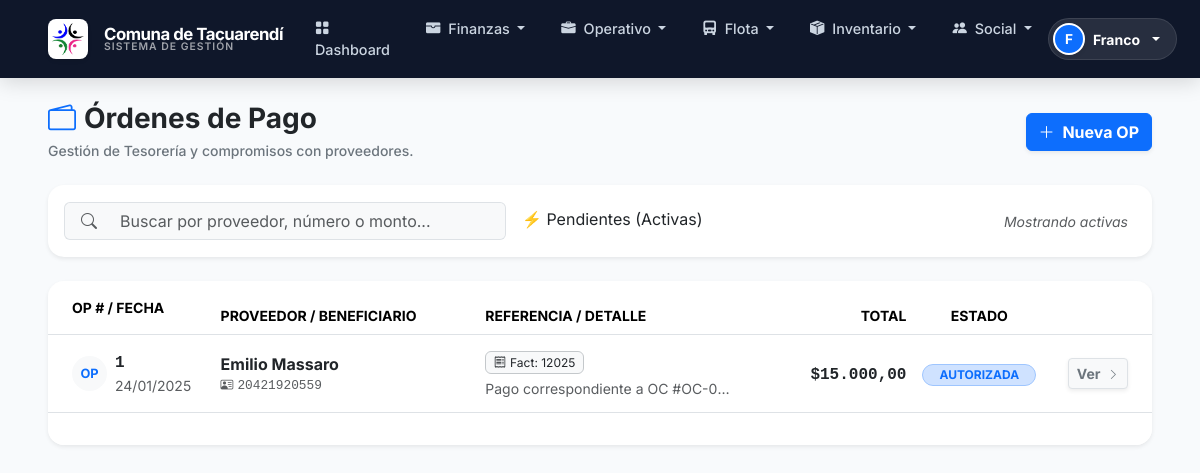
The app's page /ordenes-pago/ (signed in) with its own data.
### finanzas/models.py (models this page shows, shortened)
class OrdenPago(models.Model):
    ESTADO_BORRADOR = "BORRADOR"
    ESTADO_AUTORIZADA = "AUTORIZADA"
    ESTADO_PAGADA = "PAGADA"
    ESTADO_ANULADA = "ANULADA"
    ESTADO_CHOICES = [
        (ESTADO_BORRADOR, "Borrador"),
        (ESTADO_AUTORIZADA, "Autorizada"),
        (ESTADO_PAGADA, "Pagada"),
        (ESTADO_ANULADA, "Anulada"),
    ]
    numero = models.CharField(max_length=30, blank=True)
    fecha_orden = models.DateField()
    estado = models.CharField(max_length=15, choices=ESTADO_CHOICES, default=ESTADO_BORRADOR, db_index=True)
    proveedor = models.ForeignKey('Proveedor', on_delete=models.SET_NULL, null=True, blank=True)
    proveedor_nombre = models.CharField(max_length=200, blank=True)
    proveedor_cuit = models.CharField(max_length=20, blank=True)
    area = models.ForeignKey('Area', on_delete=models.SET_NULL, null=True, blank=True)
    condicion_pago = models.CharField(max_length=20, blank=True) # Contado, Cheque, Transferencia
    medio_pago_previsto = models.CharField(max_length=20, blank=True)
    observaciones = models.TextField(blank=True)
    factura_tipo = models.CharField(max_length=10, blank=True)
    factura_numero = models.CharField(max_length=50, blank=True)
    factura_fecha = models.DateField(null=True, blank=True)
    factura_monto = models.DecimalField(max_digits=14, decimal_places=2, null=True, blank=True)
    creado_por = models.ForeignKey(settings.AUTH_USER_MODEL, on_delete=models.SET_NULL, null=True)
    fecha_creacion = models.DateTimeField(auto_now_add=True)
    class Meta:
        verbose_name = "Orden de pago"
        verbose_name_plural = "Órdenes de pago"
        ordering = ["-fecha_orden", "-id"]
    @property
    def total_monto(self):
        return self.lineas.aggregate(Sum("monto"))["monto__sum"] or 0

class Proveedor(models.Model):
    nombre = models.CharField(max_length=200)
    cuit = models.CharField(max_length=20, blank=True, db_index=True)
    direccion = models.CharField(max_length=255, blank=True)
    telefono = models.CharField(max_length=50, blank=True)
    email = models.EmailField(blank=True)
    rubro = models.CharField(max_length=100, blank=True, null=True, help_text="Ej: Ferretería, Combustible")
    cbu = models.CharField(max_length=100, blank=True, null=True, verbose_name="CBU/CVU")
    alias = models.CharField(max_length=100, blank=True, null=True, verbose_name="Alias Bancario")
    activo = models.BooleanField(default=True)
    class Meta:
        verbose_name = "Proveedor"
        verbose_name_plural = "Proveedores"

### finanzas/views.py (the view, shortened to what this page needs)
# urls.py: path("ordenes-pago/", views.OrdenPagoListView.as_view(), name="orden_pago_list"),
class OrdenPagoListView(OrdenPagoAccessMixin, ListView):
    model = OrdenPago
    template_name = "finanzas/orden_pago_list.html"
    context_object_name = "ordenes"
    paginate_by = 25
    def get_queryset(self):
        qs = super().get_queryset().select_related("proveedor", "area")
        estado = self.request.GET.get("estado")
        q = (self.request.GET.get("q") or "").strip()
        if estado == "TODAS":
            pass # No filtramos nada
        elif estado:
            qs = qs.filter(estado=estado)
        else:
            qs = qs.exclude(estado__in=[OrdenPago.ESTADO_PAGADA, OrdenPago.ESTADO_ANULADA])
        return qs.order_by("-fecha_orden", "-id")

### finanzas/templates/finanzas/orden_pago_list.html (shortened to what this page needs)
{% extends "finanzas/base.html" %}
{% load humanize %}
{% load static %}
{% block content %}
<div class="d-flex flex-column flex-md-row justify-content-between align-items-center mb-4 gap-3 animate-fade-in">
    <div>
        <h1 class="h3 mb-1 fw-bold text-dark">
            <i class="bi bi-wallet2 me-2 text-primary"></i>Órdenes de Pago
        </h1>
        <p class="text-secondary mb-0 small fw-medium">Gestión de Tesorería y compromisos con proveedores.</p>
    </div>
    {% if rol_staff_finanzas or rol_operador_finanzas %}
    <a href="{% url 'finanzas:orden_pago_create' %}" class="btn btn-primary shadow-sm hover-lift fw-bold">
        <i class="bi bi-plus-lg me-1"></i> Nueva OP
    </a>
    {% endif %}
</div>
<div class="card border-0 shadow-sm mb-4 rounded-4 overflow-hidden">
    <div class="card-body p-3">
        <form method="get" class="row g-2 align-items-center">
            <div class="col-12 col-md-5">
                <div class="input-group">
                    <span class="input-group-text bg-light border-end-0 text-muted ps-3"><i class="bi bi-search"></i></span>
                    <input type="text" name="q" class="form-control border-start-0 bg-light" placeholder="Buscar por proveedor, número o monto..." value="{{ request.GET.q }}">
                </div>
            </div>
            <div class="col-6 col-md-3">
            </div>
            <div class="col-6 col-md-4 text-end">
                {% if request.GET.q or request.GET.estado %}
                    <a href="{% url 'finanzas:orden_pago_list' %}" class="btn btn-sm btn-outline-secondary rounded-pill px-3">
                        <i class="bi bi-x-lg me-1"></i>Limpiar Filtros
                    </a>
                {% else %}
                    <span class="text-muted small fst-italic me-2">Mostrando activas</span>
                {% endif %}
            </div>
        </form>
    </div>
</div>
<div class="card border-0 shadow-sm rounded-4 overflow-hidden">
    <div class="table-responsive">
        <table class="table table-hover align-middle mb-0">
            <thead class="bg-light small text-uppercase text-secondary fw-bold">
                <tr>
                    <th class="ps-4 py-3" style="width: 15%;">OP # / Fecha</th>
                    <th style="width: 25%;">Proveedor / Beneficiario</th>
                    <th style="width: 25%;">Referencia / Detalle</th>
                    <th class="text-end" style="width: 15%;">Total</th>
                    <th style="width: 10%;" class="text-center">Estado</th>
                    <th class="text-end pe-4" style="width: 10%;"></th>
                </tr>
            </thead>
            <tbody>
                {% for op in ordenes %}
                <tr class="position-relative">
                    <td class="ps-4 py-3">
                        <div class="d-flex align-items-center">
                            <div class="rounded-circle bg-light d-flex align-items-center justify-content-center me-2 text-primary fw-bold" style="width: 35px; height: 35px; font-size: 0.8rem;">
                                OP
                            </div>
                            <div>
                                <div class="fw-bold text-dark font-monospace">{{ op.numero|default:op.id }}</div>
                                <div class="small text-muted">{{ op.fecha_orden|date:"d/m/Y" }}</div>
                            </div>
                        </div>
                    </td>
                    <td>
                        <div class="fw-bold text-dark">{{ op.proveedor.nombre|default:op.proveedor_nombre }}</div>
                        {% if op.proveedor.cuit or op.proveedor_cuit %}
                            <div class="small text-muted font-monospace" style="font-size: 0.8rem;">
                                <i class="bi bi-person-vcard me-1"></i>{{ op.proveedor.cuit|default:op.proveedor_cuit }}
                            </div>
                        {% endif %}
                    </td>
                    <td>
                        {% if op.factura_numero %}
                            <div class="badge bg-light text-dark border border-secondary-subtle fw-normal mb-1">
                                <i class="bi bi-receipt me-1"></i>Fact: {{ op.factura_numero }}
                            </div>
                        {% endif %}
                        <div class="small text-muted text-truncate" style="max-width: 250px;">
                            {{ op.lineas.first.descripcion|default:op.observaciones|default:"Sin detalle" }}
                        </div>
                    </td>
                    <td class="text-end">
                        {% if op.estado == 'ANULADA' %}
                            <span class="text-decoration-line-through text-muted small">${{ op.total_monto|intcomma }}</span>
                        {% else %}
                            <span class="fw-bold text-dark fs-6 font-monospace">
                                {% if op.total_monto > 0 %}
                                    ${{ op.total_monto|intcomma }}
                                {% else %}
                                    ${{ op.factura_monto|default:0|intcomma }}
                                {% endif %}
                            </span>
                        {% endif %}
                    </td>
                    <td class="text-center">
                        {% if op.estado == 'PAGADA' %}
                            <span class="badge bg-success-subtle text-success border border-success-subtle rounded-pill px-3">PAGADA</span>
                        {% elif op.estado == 'ANULADA' %}
                            <span class="badge bg-danger-subtle text-danger border border-danger-subtle rounded-pill px-3">ANULADA</span>
                        {% elif op.estado == 'AUTORIZADA' %}
                            <span class="badge bg-primary-subtle text-primary border border-primary-subtle rounded-pill px-3">AUTORIZADA</span>
                        {% else %}
                            <span class="badge bg-secondary-subtle text-secondary border border-secondary-subtle rounded-pill px-3">BORRADOR</span>
                        {% endif %}
                    </td>
                    <td class="text-end pe-4">
                        <a href="{% url 'finanzas:orden_pago_detail' op.pk %}" class="btn btn-sm btn-light border shadow-sm hover-lift fw-bold text-secondary">
                            Ver <i class="bi bi-chevron-right ms-1" style="font-size: 0.7rem;"></i>
                        </a>
                    </td>
                </tr>
                {% endfor %}
            </tbody>
        </table>
    </div>
    <div class="card-footer bg-white border-top-0 py-3">
    </div>
</div>
{% endblock %}

### finanzas/templates/finanzas/base.html (shortened to what this page needs)
{% load static %}
{% load humanize %}
<!doctype html>
<html lang="es" data-bs-theme="light">
  <head>
    <link href="https://cdn.jsdelivr.net/npm/bootstrap@5.3.3/dist/css/bootstrap.min.css" rel="stylesheet">
    <link rel="stylesheet" href="https://cdn.jsdelivr.net/npm/bootstrap-icons@1.11.3/font/bootstrap-icons.min.css">
    <link href="https://cdn.jsdelivr.net/npm/select2@4.1.0-rc.0/dist/css/select2.min.css" rel="stylesheet" />
    <link rel="stylesheet" href="https://cdn.jsdelivr.net/npm/select2-bootstrap-5-theme@1.3.0/dist/select2-bootstrap-5-theme.min.css" />
    <link href="https://cdn.jsdelivr.net/npm/sweetalert2@11/dist/sweetalert2.min.css" rel="stylesheet">
  </head>
  <body>
    <nav class="navbar navbar-expand-lg navbar-dark navbar-glass sticky-top">
      <div class="container-fluid px-lg-5">
        <a class="navbar-brand d-flex align-items-center gap-3" href="{% url 'finanzas:home' %}">
            <div class="logo-box shadow-sm">
                <img src="{% static 'finanzas/img/logo-comuna.png' %}" onerror="this.style.display='none'" alt="Logo" class="logo-img">
            </div>
            <div class="d-flex flex-column lh-1">
                <span style="font-size: 1.05rem;">Comuna de Tacuarendí</span>
                <span class="brand-subtitle">Sistema de Gestión</span>
            </div>
        </a>
        <div class="collapse navbar-collapse" id="mainNav">
          {% if request.user.is_authenticated %}
            <ul class="navbar-nav mx-auto mb-2 mb-lg-0 gap-1 pt-2 pt-lg-0">
              <li class="nav-item">
                <a class="nav-link" href="{% url 'finanzas:dashboard' %}">
                    <i class="bi bi-grid-fill me-1"></i> Dashboard
                </a>
              </li>
              {% if es_operador_finanzas or es_staff_finanzas or es_admin_sistema or es_operador_social %}
              <li class="nav-item dropdown">
                <a class="nav-link dropdown-toggle" href="#" data-bs-toggle="dropdown">
                    <i class="bi bi-wallet-fill me-1"></i> Finanzas
                </a>
              </li>
              {% endif %}
              {% if es_operador_finanzas or es_operador_social or es_admin_sistema %}
              <li class="nav-item dropdown">
                <a class="nav-link dropdown-toggle" href="#" data-bs-toggle="dropdown">
                    <i class="bi bi-briefcase-fill me-1"></i> Operativo
                </a>
              </li>
              {% endif %}
              {% if es_operador_finanzas or es_operador_social or es_admin_sistema %}
              <li class="nav-item dropdown">
                <a class="nav-link dropdown-toggle" href="#" data-bs-toggle="dropdown">
                    <i class="bi bi-truck-front-fill me-1"></i> Flota
                </a>
              </li>
              {% endif %}
              {% if es_operador_finanzas or es_admin_sistema or es_operador_social %}
              <li class="nav-item dropdown">
                <a class="nav-link dropdown-toggle" href="#" data-bs-toggle="dropdown">
                    <i class="bi bi-box-seam-fill me-1"></i> Inventario
                </a>
              </li>
              {% endif %}
              <li class="nav-item dropdown">
                 <a class="nav-link dropdown-toggle" href="#" data-bs-toggle="dropdown">
                    <i class="bi bi-people-fill me-1"></i> Social
                </a>
              </li>
            </ul>
            <div class="d-flex align-items-center gap-3 pt-3 pt-lg-0">
                <div class="dropdown">
                    <a href="#" class="d-flex align-items-center gap-2 text-decoration-none dropdown-toggle p-1 rounded-pill bg-white bg-opacity-10 pe-3 text-white border border-white border-opacity-10 hover-lift" data-bs-toggle="dropdown">
                        <div class="bg-primary text-white rounded-circle d-flex align-items-center justify-content-center fw-bold shadow-sm border border-2 border-white" style="width: 32px; height: 32px; font-size: 0.85rem;">
                            {{ request.user.first_name|slice:":1"|default:request.user.username|slice:":1"|upper }}
                        </div>
                        <span class="small fw-bold">{{ request.user.first_name|default:request.user.username }}</span>
                    </a>
                </div>
            </div>
          {% else %}
            <div class="ms-auto">
                <a href="{% url 'login' %}" class="btn btn-light btn-sm px-4 fw-bold shadow-sm">Ingresar</a>
            </div>
          {% endif %}
        </div>
      </div>
    </nav>
    <main class="flex-grow-1 py-4">
      <div class="container-fluid px-lg-5">
        {% block content %}{% endblock %}
      </div>
    </main>
  </body>
</html>

### records on screen
OrdenPago: numero "1", fecha_orden "24/01/2025", proveedor.nombre "Emilio Massaro", proveedor.cuit "20421920559", factura_numero "12025", lineas.first.descripcion "Pago correspondiente a OC #OC-0…", factura_monto "15.000,00", estado "AUTORIZADA"

### other values on screen
{{ request.user.first_name|default:request.user.username }} "Franco"
